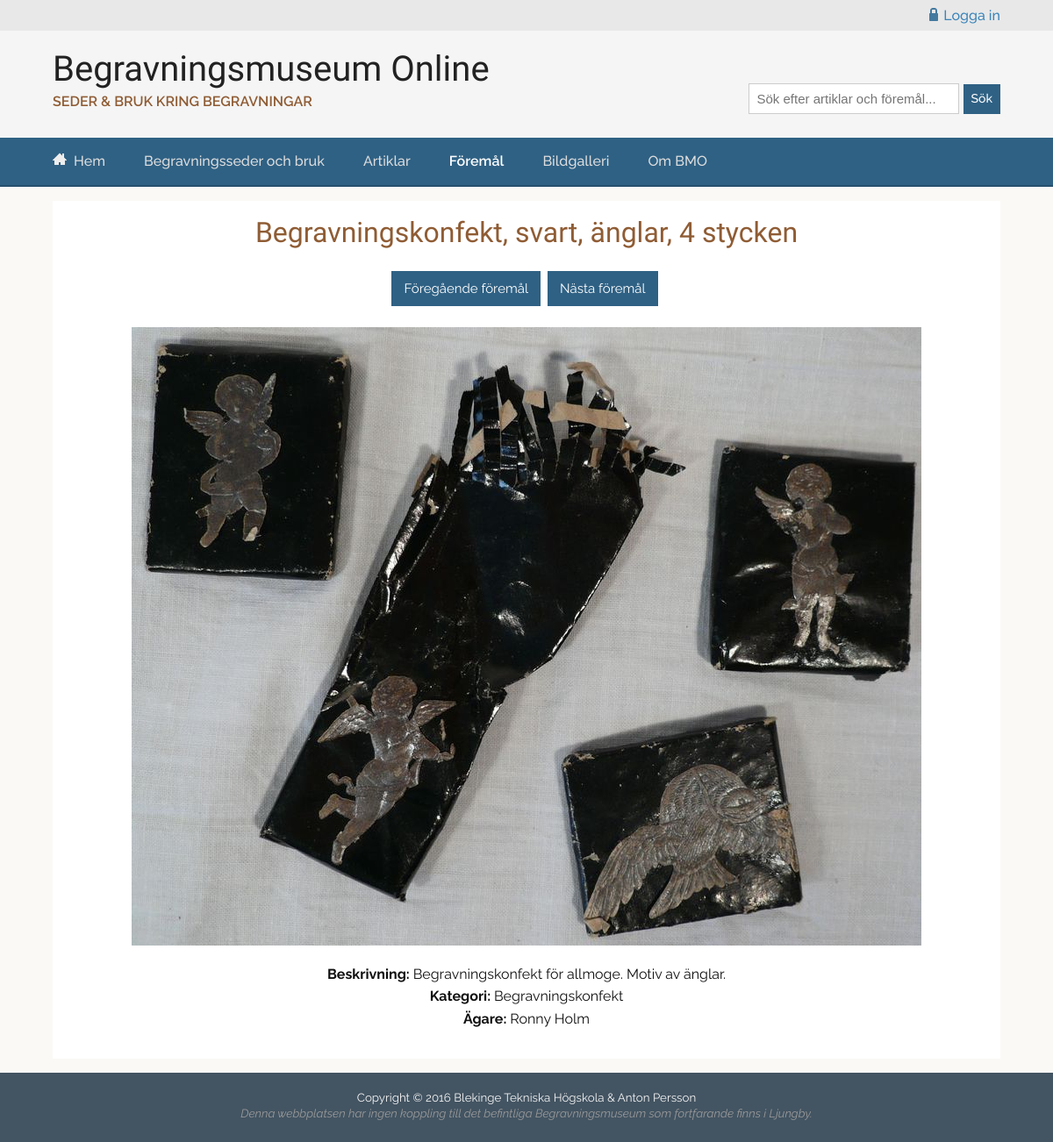
Screenshot of /objects.php?id=1 with the database file from the repository.
### tables this page shows
CREATE TABLE Object
		(
			id INTEGER PRIMARY KEY  NOT NULL  UNIQUE, 
			title TEXT, 
			category TEXT, 
			text TEXT,
			image TEXT,
			owner TEXT
		);

### incl/config.php (called while the page is built, shortened)
<?php
function connectToDB()
{
    $fileName = __DIR__ . "/../db/bmo2.sqlite";
    $dsn = "sqlite:$fileName";
    try {
        $db = new PDO($dsn);
        $db->setAttribute(PDO::ATTR_ERRMODE, PDO::ERRMODE_EXCEPTION);
        return $db;
    } catch (PDOException $e) {
        echo "<p>Failed to connect to the database using DSN:<br>$dsn</p>";
        throw $e;
    }
}
function getObjects($db, $sql)
{
    $stmt = $db->prepare($sql);
    $stmt->execute();
    $result = $stmt->fetchAll(PDO::FETCH_ASSOC);
    return $result;
}
function getContentFromDB($db, $sql)
{
    $results = getObjects($db, $sql);
    $content = $results[0];
    return $content;
}
function getAllObjects()
{
    $db = connectToDB();
    $sql = "SELECT * FROM Object";
    $stmt = $db->prepare($sql);
    $stmt->execute();
    $result = $stmt->fetchAll(PDO::FETCH_ASSOC);
    return $result;
}
function objectsIDNext($pageID)
{
    $result = getAllObjects();
    $countAll = count($result);
    if ($pageID == $countAll) {
        return  1;
    } else {
        return $pageID+1;
    }
}
function objectsIDPrev($pageID)
{
    $result = getAllObjects();
    $countAll = count($result);
    if ($pageID == 1) {
        return  $countAll;
    } else {
        return $pageID-1;
    }
}

### objects.php (the view, shortened to what this page needs)
<?php
include("incl/header.php");
$category = isset($_GET['category']) ? $_GET['category'] : $category="Alla";
$pageID = isset($_GET['id']) ? $_GET['id'] : $pageID="";
$db = connectToDB();
$sql = "SELECT DISTINCT category FROM Object";
$stmt = $db->prepare($sql);
$stmt->execute();
$results = $stmt->fetchAll(PDO::FETCH_COLUMN);
array_unshift($results, "Alla");
?>
<main>
        <?php
        if ($pageID == null) {?>
            <article>
            <header>
                <h1>Föremål</h1>
            </header>
            <?php
            if ($category == "Alla") {
                $sql = "SELECT * FROM Object";
            } else {
                $sql = "SELECT * FROM Object WHERE category='$category'";
            }
            $res = getObjects($db, $sql);
            echo "<p><em>Antal visade föremål: <strong>" . count($res) . "</strong></em></p>";
            ?>
            <form method="get" action="?category">
                <label><strong>Kategori:</strong></label>
                <?php
                foreach ($results as $objectCategory) {
                    $currentCat = "";
                    if ($category == $objectCategory) {
                        $currentCat = " currentCat";
                    }
                    ?>
                    <input type="submit" value="<?= $objectCategory == "Alla" ? "Alla" : $objectCategory; ?>" name="category" class="categoryButtons<?= $currentCat ?>">
                    <?php
                } ?>
            </form>
            <?php
            printObjects($res);
        } else {
            $sql = "SELECT * FROM Object WHERE id=$pageID";
            $content = getContentFromDB($db, $sql);
            ?>
            <article class="singleObject">
            <header>
                <h1><?= $content['title']?></h1>
            </header>
            <p class="objectNavButtons">
                <a href="?id=<?= objectsIDPrev($pageID); ?>">Föregående föremål</a>
                <a href="?id=<?= objectsIDNext($pageID); ?>">Nästa föremål</a>
            </p>
            <img src="img/full-size/<?= $content['image'] ?>" alt="<?= $content['title'] ?>">
            <p>
                <strong>Beskrivning: </strong><?= $content['text']; ?><br>
                <strong>Kategori: </strong><?= $content['category']; ?><br>
                <strong>Ägare: </strong><?= $content['owner']; ?>
            </p>
            <?php
        } ?>
    </article>
</main>
<?php include("incl/footer.php"); ?>

### css/style.css (style rules this page uses)
html { background-color: #435462; overflow-y: scroll; }
body { font-family: 'Raleway', sans-serif; font-size: 16px; font-size: 1rem; margin: 0; padding: 0; color: #111; background-color: #FAF9F6; }
h1, h2, h3, h4, h5, h5 { font-family: 'Adamina', serif; font-weight: 400; }
h1 { font-size: 2rem; line-height: 1.25; margin-bottom: 0; margin-top: 0; color: #8F5C34; }
p { line-height: 1.6; }
main { margin: 0 auto; max-width: 1200px; position: relative; width: 90%; overflow: auto; display: block; }
article { margin: 1rem auto; padding: 1rem 2rem; max-width: 1200px; position: relative; background-color: #fff; }
img { max-width: 100%; }
a { text-decoration: none; }
a:link { color: #3B85BA; text-decoration: none; }
.singleObject { text-align: center; }
.objectNavButtons { margin: 1rem 0; }
.objectNavButtons a { color: #fff; background-color: #2F6184; padding: 0.5rem 0.875rem; font-size: 0.9375rem; margin: 0.5rem 0.25rem 0.5rem 0; display: inline-block; }

### rows the page displays
object: title "Begravningskonfekt, svart, änglar, 4 stycken", image (picture), text "Begravningskonfekt för allmoge. Motiv av änglar.", category "Begravningskonfekt", owner "Ronny Holm"
